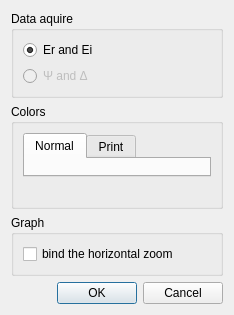
<?xml version="1.0" encoding="UTF-8"?>
<ui version="4.0">
 <class>OptionDialog</class>
 <widget class="QDialog" name="OptionDialog">
  <property name="geometry">
   <rect>
    <x>0</x>
    <y>0</y>
    <width>234</width>
    <height>315</height>
   </rect>
  </property>
  <property name="windowTitle">
   <string>Dialog</string>
  </property>
  <property name="windowIcon">
   <iconset resource="data.qrc">
    <normaloff>:/img/rainbow.png</normaloff>:/img/rainbow.png</iconset>
  </property>
  <layout class="QVBoxLayout" name="verticalLayout_2">
   <item>
    <widget class="QGroupBox" name="groupBox">
     <property name="title">
      <string>Data aquire</string>
     </property>
     <layout class="QVBoxLayout" name="verticalLayout">
      <item>
       <widget class="QRadioButton" name="radioButton_2">
        <property name="text">
         <string>Er and Ei</string>
        </property>
        <property name="checked">
         <bool>true</bool>
        </property>
       </widget>
      </item>
      <item>
       <widget class="QRadioButton" name="radioButton">
        <property name="enabled">
         <bool>false</bool>
        </property>
        <property name="text">
         <string>Ψ and Δ</string>
        </property>
       </widget>
      </item>
     </layout>
    </widget>
   </item>
   <item>
    <widget class="QGroupBox" name="groupBox_2">
     <property name="title">
      <string>Colors</string>
     </property>
     <layout class="QVBoxLayout" name="verticalLayout_3">
      <item>
       <widget class="QTabWidget" name="tabWidget">
        <property name="currentIndex">
         <number>0</number>
        </property>
        <widget class="QWidget" name="tab">
         <attribute name="title">
          <string>Normal</string>
         </attribute>
        </widget>
        <widget class="QWidget" name="tab_2">
         <attribute name="title">
          <string>Print</string>
         </attribute>
        </widget>
       </widget>
      </item>
      <item>
       <widget class="QLabel" name="label">
        <property name="text">
         <string/>
        </property>
       </widget>
      </item>
     </layout>
    </widget>
   </item>
   <item>
    <widget class="QGroupBox" name="groupBox_3">
     <property name="title">
      <string>Graph</string>
     </property>
     <layout class="QVBoxLayout" name="verticalLayout_4">
      <item>
       <widget class="QCheckBox" name="checkBox">
        <property name="text">
         <string>bind the horizontal zoom</string>
        </property>
       </widget>
      </item>
     </layout>
    </widget>
   </item>
   <item>
    <widget class="QDialogButtonBox" name="buttonBox">
     <property name="orientation">
      <enum>Qt::Horizontal</enum>
     </property>
     <property name="standardButtons">
      <set>QDialogButtonBox::Cancel|QDialogButtonBox::Ok</set>
     </property>
    </widget>
   </item>
  </layout>
 </widget>
 <resources>
  <include location="data.qrc"/>
 </resources>
 <connections>
  <connection>
   <sender>buttonBox</sender>
   <signal>accepted()</signal>
   <receiver>OptionDialog</receiver>
   <slot>accept()</slot>
   <hints>
    <hint type="sourcelabel">
     <x>248</x>
     <y>254</y>
    </hint>
    <hint type="destinationlabel">
     <x>157</x>
     <y>274</y>
    </hint>
   </hints>
  </connection>
  <connection>
   <sender>buttonBox</sender>
   <signal>rejected()</signal>
   <receiver>OptionDialog</receiver>
   <slot>reject()</slot>
   <hints>
    <hint type="sourcelabel">
     <x>316</x>
     <y>260</y>
    </hint>
    <hint type="destinationlabel">
     <x>286</x>
     <y>274</y>
    </hint>
   </hints>
  </connection>
 </connections>
</ui>
